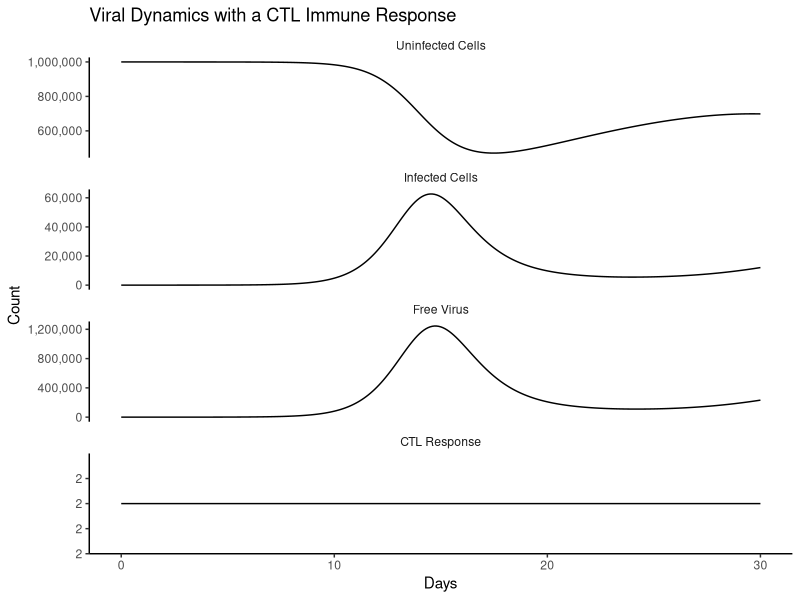

The R script that drew this image:
## ---- chunk 1
#| message: false
#| warning: false
library(deSolve)
library(tidyverse)
## ---- chunk 2
immune_ode <- function(time, state, parameters){
  with(as.list(c(state, parameters)),{

    dx <- lambda - d * x - beta * x * v
    dy <- beta * x * v - a * y - p * y * z
    dv <- k * y - u * v
    dz <- c - b * z

    return(list(c(dx, dy, dv, dz)))
  })
}

t <- seq(0, 30, .1)

params <- c(
  lambda = 1e5, # Uninfected cell production rate
  d = .1,       # Cell death rate
  a = .5,       # Infected cell death rate
  beta = 2e-7,  # Rate constant
  k = 100,      # Virus production from infected cell
  u = 5,        # Free virus lifespan
  p = 1,        # CTL killing rate
  c = .1,       # CTL production rate
  b = .05       # CTL decay rate
)
## ---- chunk 3
a_prime <- with(as.list(params), c * p / b)

R0 <- with(as.list(params), beta * lambda * k / (a * d * u))
R1 <- with(as.list(params), beta * lambda * k / ((a + a_prime) * d * u))

c(R0 = R0, R1 = R1)
## ---- chunk 4
x0 <- unname(params["lambda"] / params["d"])
init <- c(x = x0, y = 1, v = 1, z = unname(params["c"] / params["b"]))

out <- ode(init, t, immune_ode, params)
out_df <- as_tibble(as.data.frame(out))
## ---- chunk 5
compartment_names <- c("Uninfected Cells",
                       "Infected Cells",
                       "Free Virus",
                       "CTL Response")

p_plot <- out_df %>%
  setNames(c("time", compartment_names)) %>%
  gather(compartment, value, -time) %>%
  mutate(compartment = factor(compartment, compartment_names)) %>%
  ggplot(aes(time, y = value)) +
  geom_line() +
  facet_wrap(~compartment, ncol = 1, scales = "free_y") +
  theme_classic() +
  labs(
    title = "Viral Dynamics with a CTL Immune Response",
    x = "Days",
    y = "Count"
  ) +
  scale_y_continuous(labels = scales::comma_format(accuracy = 1)) +
  theme(strip.background = element_blank())

p_plot
